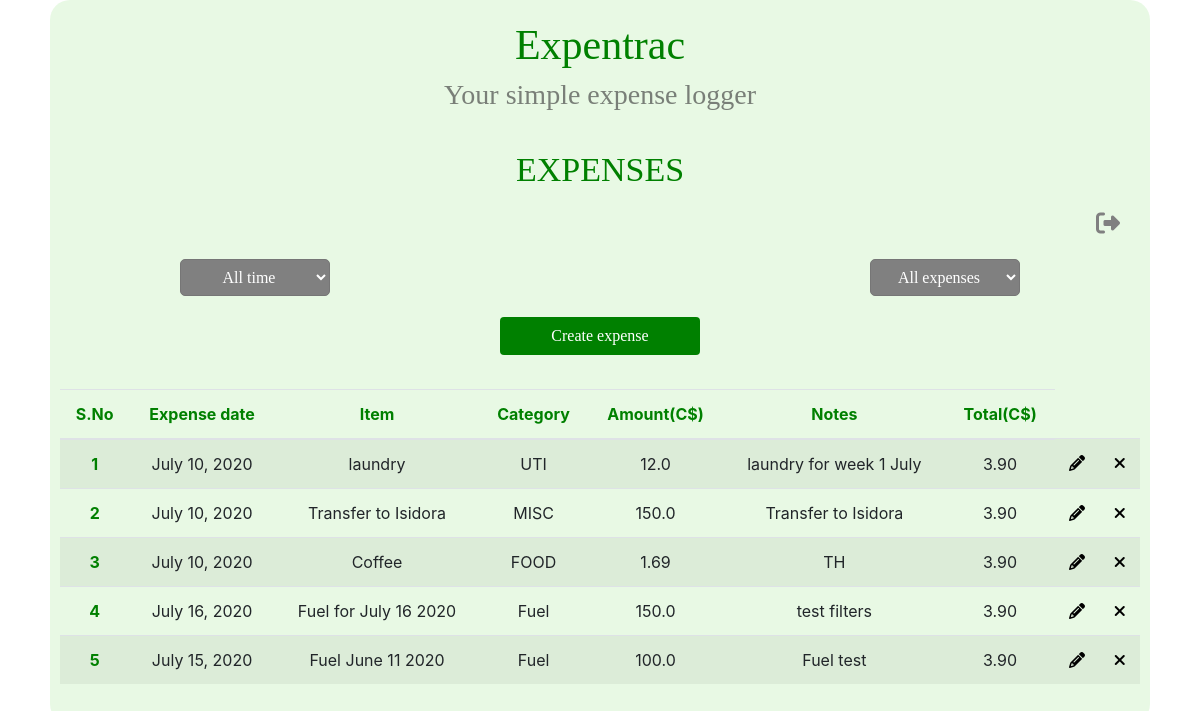
Page /tracker/sandsouza (signed in) on the earlier database version.
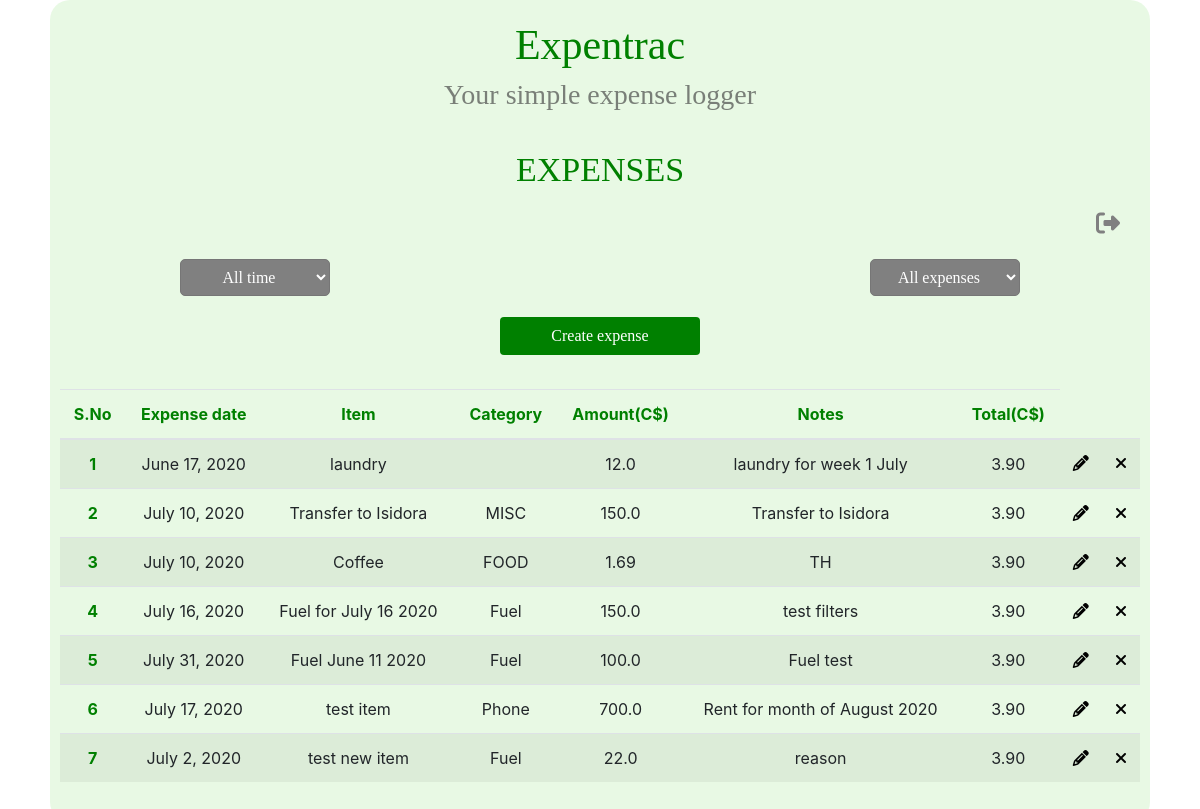
Same page on the later database version.
### tracker/models.py (models this page shows, shortened)
class Expense(models.Model):
    user = models.ForeignKey(settings.AUTH_USER_MODEL, default=0, on_delete=models.CASCADE)
    CATEGORY_CHOICES = [
        ("Clothing", "Clothing"),
        ("Food", "Food"),
        ("Fuel", "Fuel"),
        ("Rent", "Rent"),
        ("Utilities", "Utilities"),
        ("Phone", "Phone"),
        ("Education", "Education"),
        ("Miscellaneous", "Miscellaneous"),
    ]
    date = models.DateField('Date of expense', null=True)   # saved in format yyyy-mm-dd
    item = models.CharField(max_length=100, null=False, blank=False)
    category = models.CharField(max_length=20, choices=CATEGORY_CHOICES, null=True, blank=True)
    amount = models.FloatField(null=False, blank=False)
    notes = models.CharField(max_length=200, null=True, blank=True)

### tracker/views.py (the view)
# urls.py: path('tracker/<username>', views.tracker_page, name='tracker'),
@login_required()
def tracker_page(request, username):
    month_year = []
    categories = [verb_cat for code, verb_cat in Expense.CATEGORY_CHOICES]
    data = Expense.objects.filter(user=User.objects.get(username=username))
    for exp_item in data:  # get the month and year of each exp item and append to the list
        m = get_month(exp_item.date)
        y = get_year(exp_item.date)
        month_year.append(str(m)+" "+str(y))
    month_year = set(month_year)  # remove duplicates
    if request.user.username == username:   # if the user changes the URL unwittingly or otherwise to that of another user, the page would require a login
        return shortcuts.render(request, 'tracker/trackerTable.html', {'categories': categories, 'month_year': month_year, 'object_list': data})
    else:
        return HttpResponseRedirect('/')

### tracker/views.py (called while the page is built)
def get_month(date):
    return calendar.month_name[date.month]

def get_year(date):
    return date.year

### tracker/templates/tracker/trackerTable.html (shortened to what this page needs)
{% extends "./base.html" %}
    {% block title %} EXPENSES {% endblock title %}
    {% block content %}
    <div class="logout"> <a href="/logout"><i class="fa fa-sign-out" aria-hidden="true" title="Logout" id="logout"></i> </a></div>
    <div class="filt_container">
        <div class="select-div month">
            <select id="month_filter" onchange="filt_function_month()" class='form-control1'>
                <option selected> All time </option>
            </select>
        </div>
        <div class="select-div category">
            <select id="category_filter" onchange="filt_function_category()" class='form-control1'>
                <option selected >All expenses</option>
            </select>
        </div>
    </div>
    <button id="create-expense" class="btn" type="button" name="button">Create expense</button>
    <table id="table" class="table table-striped">
        <thead>
        <tr>
            <th scope="col">S.No</th>
            <th scope="col">Expense date</th>
            <th scope="col">Item</th>
            <th scope="col">Category</th>
            <th scope="col">Amount(C$)</th>
            <th scope="col">Notes</th>
            <th scope="col">Total(C$)</th>
        </tr>
      </thead>
      <tbody>
          {% for tracker in object_list %}
                <tr id={{ tracker.id }}>
                    <th scope="row">{{ forloop.counter }}</th>
                    <td>{{ tracker.date }}</td>
                    <td>{{ tracker.item }}</td>
                    <td>{{ tracker.category }}</td>
                    <td>{{ tracker.amount }}</td>
                    <td>{{ tracker.notes }}</td>
                    <td>3.90</td>
                    <td> <a class="tracker_controls1" id="c"><i class="fa fa-pencil edit-expense " title="Edit" data-form-url="{% url 'tracker_row_edit' tracker.id %}"></i></a></td>
                    <td> <a class="tracker_controls2" id="d"><i class="fa fa-times del-expense" title="Delete"></i></a></td>
                </tr>
            {% endfor %}
      </tbody>
    </table>
    {% endblock content %}

### tracker/templates/tracker/base.html (shortened to what this page needs)
<!DOCTYPE html>
<html lang="en" xmlns="http://www.w3.org/1999/html">
<head>
    {% load static %}
    {% load bootstrap4 %}
    {% bootstrap_css %}
    <link rel = "stylesheet" type="text/css" href="../static/tracker/base_style.css">
</head>
<body onload="onpageload();">
    <div class="main_div">
        <div class="main_sec">
            <div class="logo_div">
                <h1> Expentrac </h1>
                <h4> Your simple expense logger </h4>
            </div>
            <div class="work_space">
                <p class="page_title"> {% block title %}  {% endblock title %} </p>
                {% block content %} {% endblock content %}
            </div>
        </div>
    </div>
</body>
</html>

### tracker/static/tracker/base_style.css (style rules this page uses)
.main_div { height: 85%; width: 100%; align-items: center; box-sizing: border-box; position: absolute; flex-direction: column; display: flex; }
.main_sec { background-color: rgba(185, 237, 171, 0.327); border-radius: 20px; margin: auto; width: 1100px; height: auto; display: block; text-align: center; align-content: center; position: relative; padding: 20px 10px 24px; }
.logo_div { text-align: center; }
.logo_div h1 { color: green; font-size: 42px; font-family: "Comic Sans MS"; }
.logo_div h4 { color: rgba(61, 61, 61, 0.65); font-size: 28px; font-family: "Comic Sans MS"; }
.work_space p.page_title { color: green; font-size: 34px; font-family: "Bradley Hand"; }
button { border : none; border-radius: 10px; text-align: center; width: 10%; color: white; padding: 10px 15px; margin: 10px 5px; box-sizing: border-box; background-color: green; font-weight: bold; cursor: pointer; }
i#logout { color: gray; float: right; margin: 0 20px; font-size: 24px; }
div.filt_container { position: relative; }
.form-control1 { position: relative; width: 150px; height: 37px; font-family: "Comic Sans MS"; border-radius: 5px; color: white; background-color: gray; font-size: 16px; font-family: "Comic Sans MS"; text-align: center; cursor: pointer; padding: 0 10px; }
.month { float: left; margin-left: 120px; }
.category { float: right; margin-right: 120px; }
table th { color: green; }
a { color: black; }
button#create-expense { background-color: green; font-family: "Comic Sans MS"; color: white; width: 200px; }
i { cursor : pointer; }

Differences in the rows shown:
changed Expense "laundry": date "July 10, 2020" → "June 17, 2020"; category "UTI" → (not shown)
changed Expense "Fuel test": date "July 15, 2020" → "July 31, 2020"
added Expense: date "July 17, 2020", item "test item", category "Phone", amount "700.0", notes "Rent for month of August 2020"
added Expense: date "July 2, 2020", item "test new item", category "Fuel", amount "22.0", notes "reason"
